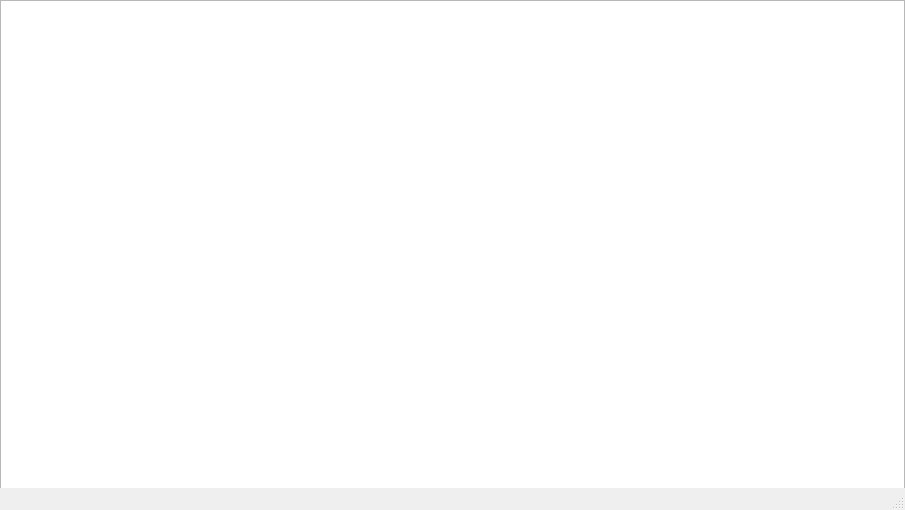
<?xml version="1.0" encoding="UTF-8"?>
<ui version="4.0">
 <class>Game_Over</class>
 <widget class="QMainWindow" name="Game_Over">
  <property name="geometry">
   <rect>
    <x>0</x>
    <y>0</y>
    <width>905</width>
    <height>510</height>
   </rect>
  </property>
  <property name="windowTitle">
   <string>Game Over</string>
  </property>
  <widget class="QWidget" name="centralwidget">
   <widget class="QGraphicsView" name="graphicsView">
    <property name="geometry">
     <rect>
      <x>0</x>
      <y>0</y>
      <width>905</width>
      <height>510</height>
     </rect>
    </property>
   </widget>
  </widget>
  <widget class="QMenuBar" name="menubar">
   <property name="geometry">
    <rect>
     <x>0</x>
     <y>0</y>
     <width>905</width>
     <height>21</height>
    </rect>
   </property>
  </widget>
  <widget class="QStatusBar" name="statusbar"/>
 </widget>
 <resources/>
 <connections/>
</ui>
